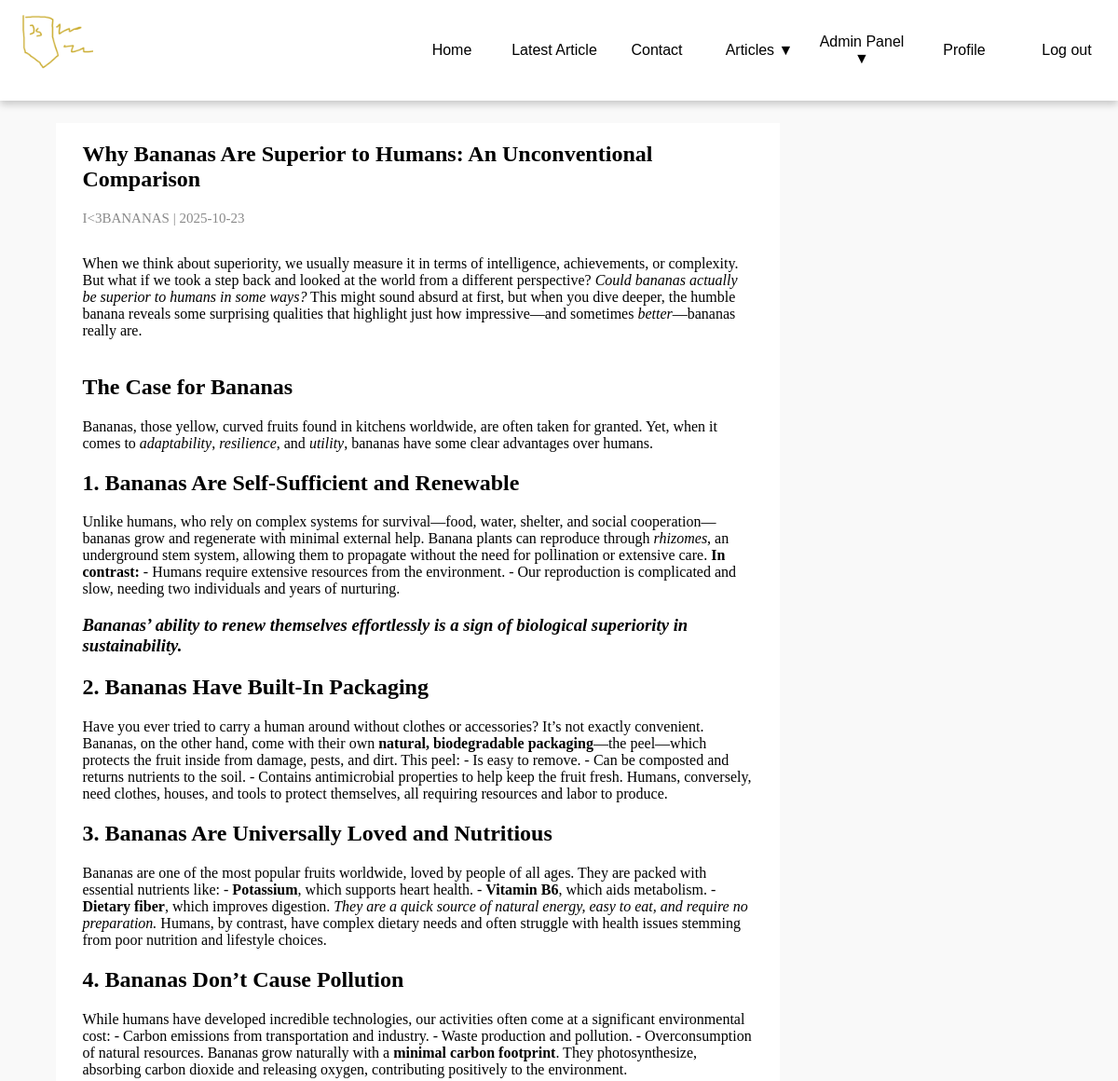
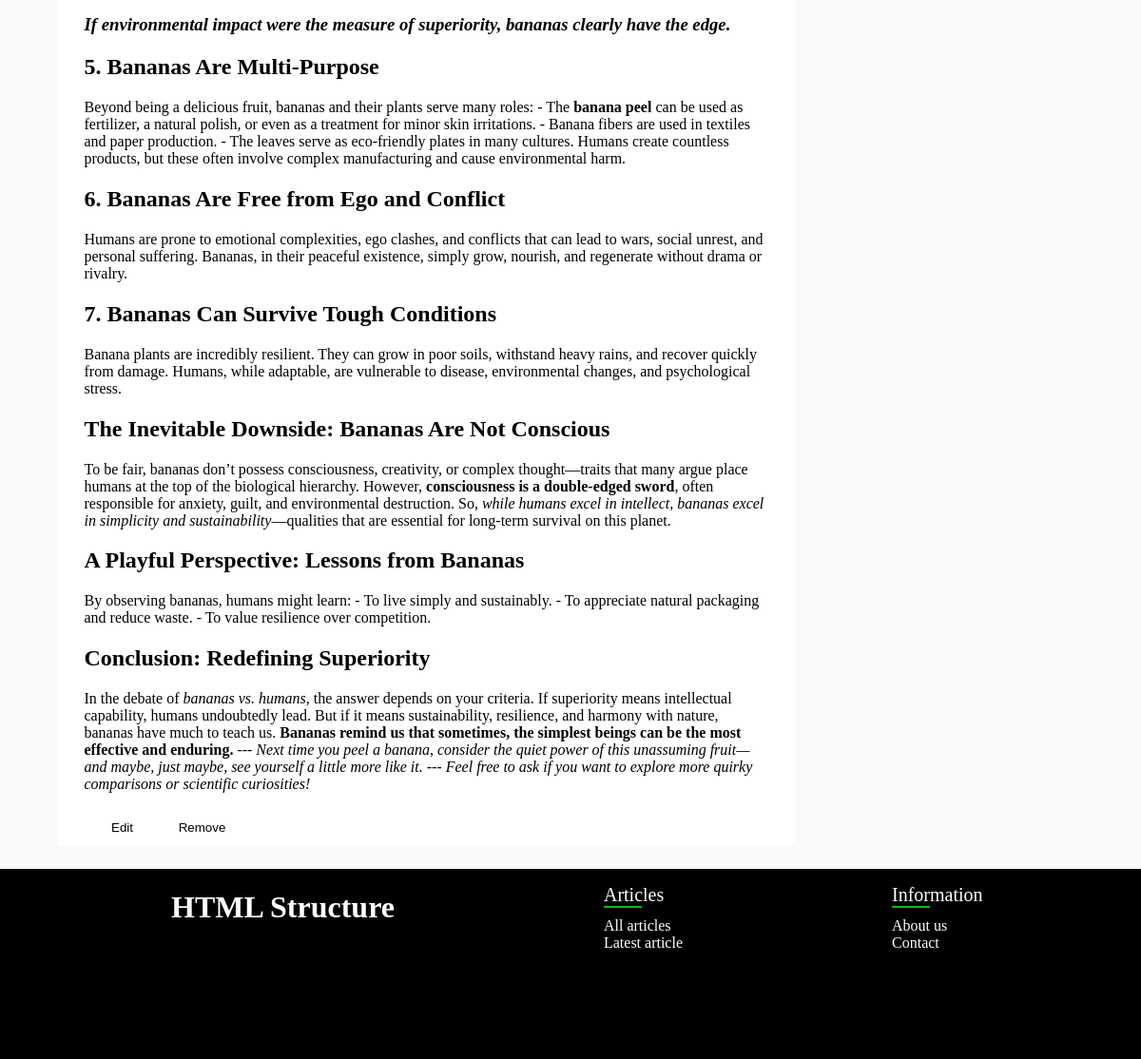
The page /article.php?id=28 (signed in) on the database its author committed (2 pictures, top to bottom).
### tables this page shows
CREATE TABLE `articles` (
  `id` int(11) NOT NULL,
  `title` text DEFAULT NULL,
  `article` text DEFAULT NULL,
  `ownerID` int(11) DEFAULT NULL,
  `date` date DEFAULT NULL
);

CREATE TABLE `users` (
  `id` int(11) NOT NULL,
  `login` text DEFAULT NULL,
  `password` text DEFAULT NULL,
  `role` varchar(10) DEFAULT NULL
);

### article.php (the view, shortened to what this page needs)
<?php
require("php/connection.php");
require("php/functions.php");
$user = checkSession($con);
if(isset($_GET['id'])){
    $id = $_GET['id'];
    $query = $con->prepare("SELECT a.id, u.login, a.ownerID, a.title, a.article, a.date
    FROM articles a join users u on u.id = a.ownerID WHERE a.id = ?");
    $query->bind_param("i", $id);
    $query->execute();
    $articleResult = $query->get_result();
    if($articleResult){
        $articleData = $articleResult->fetch_assoc();
    }
}
else{
    $articleData = $con->query("SELECT a.id, u.login, a.ownerID, a.title, a.article, a.date  FROM articles a join users u on a.ownerID = u.id ORDER BY a.id DESC LIMIT 1")->fetch_assoc();
}
?>
<!DOCTYPE html>
<html lang="en">
<head>
    <link rel="stylesheet" href="style.css">
</head>
<body>
    <?php
    getNav(getRole($user));
    ?>
    <div class="container">
        <main class="article">
             <article>
                <?php
                if(isset($articleData)){
                    echo '<h1>'.$articleData['title'].'</h1>
                    <p id="date">'.$articleData['login'].' | '.$articleData['date'].'</p>
                    <p>'.parseMarkup($articleData['article']).'</p>';
                    if (isset($user)) {
                        if($articleData['ownerID'] == $user['id'] || isAdmin(getRole($user))){
                            echo "
                                <button onclick=\"location.href='managearticle.php?id=$id'\">Edit</button>
                                <button onclick=\"location.href='managearticle.php?id=$id&delete=true'\">Remove</button>";
                        }
                    }
                }
                else{
                    echo '<h2>Article not found</h2>
                    <p>The article you are looking for does not exist.</p>';
}
                ?>
            </article>
        </main>
    </div>
    <?php
    getFooter();
    ?>
</body>
</html>

### php/functions.php (shortened to what this page needs)
<?php
function getNav($role){
    echo "<nav>
        <img id='logo' src='static/logo.png' alt='logo'>
        <div class='nav-buttons'>
            <button onclick=\"location.href='index.php'\">Home</button>
            <button onclick=\"location.href='article.php'\">Latest Article</button>
            <button onclick=\"location.href='contact.php'\">Contact</button>";
    if(isUser($role)){
        echo "<div class='dropdown'>";
            echo "<button class='dropbtn'>Articles ▼</button>";
        echo "</div>";
        if(isAdmin($role)){
            echo "<div class='dropdown'>";
            echo "<button class='dropbtn'>Admin Panel ▼</button>";
        echo "</div>";
        }
        echo "<button onclick=\"location.href='profile.php'\">Profile</button>";
        echo "<button onclick=\"location.href='logout.php'\">Log out</button>";
    }
    else{
        echo "<button onclick=\"location.href='login.php'\">Log in</button>";
    }
    echo "</div>
        <img id='hamburger' src='static/hamburger.png' alt='hamburger'>
        <img id='x' src='static/x.png' alt='x'>
        </nav>";
}
function getFooter(){
    echo "<footer>
        <h1>HTML Structure</h1>
        <ul>
            <li>Articles</li>
            <li><span></span></li>
            <li><a href='index.php'>All articles</a></li>
            <li><a href='article.php'>Latest article</a></li>
        </ul>
        <ul>
            <li>Information</li>
            <li><span></span></li>
            <li><a href='#'>About us</a></li>
            <li><a href='contact.php'>Contact</a></li>
        </ul>
    </footer>
    <button onclick=\"scrollToTop()\" id=\"scroll\" style=\"display: none\">↑</button>
    <script src=\"script.js\"></script>";
}
function checkSession($con){
    if(isset($_SESSION["userID"])){
        $id = $_SESSION["userID"];
        $query = $con->prepare("SELECT * FROM users u INNER JOIN user_data ud ON ud.userID = u.id  WHERE u.id = ? LIMIT 1");
        $query->bind_param("i", $id);
        $query->execute();
        $result = $query->get_result();
        if($result && mysqli_num_rows($result) > 0){
            return $result->fetch_assoc();
        }
    }
}
function isAdmin($role){
    return $role == "admin" ||  isSuperAdmin($role);
}
function isUser($role){
    return $role == 'user' || isAdmin($role);
}
function getRole($user){
    if(isset($user['role'])){
        return $user['role'];
    }
    return 'none';
}
function parseMarkup($article){
    $article = str_replace(['\#', '\*'], ['_ESC_HASH_', '_ESC_STAR_'], $article);
    $article = preg_replace("/^######\s+(.*)$/m","<h6>$1</h6>",$article);
    $article = preg_replace("/^#####\s+(.*)$/m","<h5>$1</h5>",$article);
    $article = preg_replace("/^####\s+(.*)$/m","<h4>$1</h4>",$article);
    $article = preg_replace("/^###\s+(.*)$/m","<h3>$1</h3>",$article);
    $article = preg_replace("/^##\s+(.*)$/m","<h2>$1</h2>",$article);
    $article = preg_replace("/^#\s+(.*)$/m","<h1>$1</h1>",$article);
    $article = preg_replace("/\*\*(.*?)\*\*/",'<b>$1</b>',$article);
    $article = preg_replace("/\*(.*?)\*/","<i>$1</i>",$article);
    $article = str_replace(['_ESC_HASH_', '_ESC_STAR_'], ['#', '*'], $article);
    return $article;
}

### style.css (style rules this page uses)
html,body { margin: 0; padding: 0; width: 100%; scrollbar-width: none; -ms-overflow-style: none; scroll-behavior: smooth; }
div { height: 80%; }
.container { width: 100%; display: flex; flex-direction: column; flex-wrap: wrap; background-color: #f9f9f9; }
main { min-height: 85vh; margin-left: 5%; display: flex; flex-direction: column; flex-wrap: wrap; align-content: space-around; align-items: center; }
p#date { color: rgb(138, 138, 138); font-size: 15px; height: 4vh; }
.article { margin-top: 2%; height: auto; margin-bottom: 2%; align-content: flex-start; }
article { min-height: 20vh; width: 60vw; height: auto; background-color: white; }
article h1, article h2, article h3, article h4, article h5, article h6, article p { white-space: pre-wrap; }
article { padding-left: 2.5%; padding-right: 2.5%; }
article button { border: none; cursor: pointer; transition: 0.3s ease; background-color: transparent; background-color: white; height: 5vh; width: 10vh; }
.index div, article { transition: ease-in-out 0.5s; }
ul { margin-left: 15%; list-style-type: none; }
footer { height: 25vh; width: 100%; background-color: rgb(0, 0, 0); color: white; display: flex; align-content: center; }
footer>ul li:first-child { font-size: 20px; }
footer span { display: block; width: 40px; height: 2px; margin-bottom: 10px; background-color: rgb(24, 177, 24); }
footer a { text-decoration: none; color: white; transition: ease-in-out 0.5s; }
footer h1 { margin-left: 15%; }
nav { display: flex; padding: 0; position: sticky; top: 0; z-index: 9999; background-color: white; box-shadow: 0px 4px 8px 0px rgba(0,0,0,0.2); }
.dropdown { position: relative; display: inline-block; height: auto; width: 10%; }
#logo { height: 100px; width: 100px; }
.nav-buttons { display: flex; flex-direction: row; justify-content: flex-end; align-items: center; width: 100%; height: auto; background-color: white; }
.nav-buttons button { border: none; color: #000; font-size: 16px; cursor: pointer; transition: 0.3s ease; height: 13.5vh; }
.nav-buttons > button { background-color: transparent; width: 10%; }
.dropbtn { background-color: transparent; width: 100%; }

### rows shown on the page
articles: title "Why Bananas Are Superior to Humans: An Unconventional Comparison", ownerID.login "I<3BANANAS", date "2025-10-23", article "When we think about superiority, we usually measure it in terms of intelligence, achievements, or complexity. But what if we took a step back and looked at the world from a different perspective? Could bananas actually be superior to humans in some ways? This might sound absurd at first, but when you dive deeper, the humble banana reveals some surprising qualities that highlight just how impressive—and sometimes better —bananas really are. The Case for Bananas Bananas, those yellow, curved fruits found in kitchens worldwide, are often taken for granted. Yet, when it comes to adaptability , resilience , and utility , bananas have some clear advantages over humans. 1. Bananas Are…"
